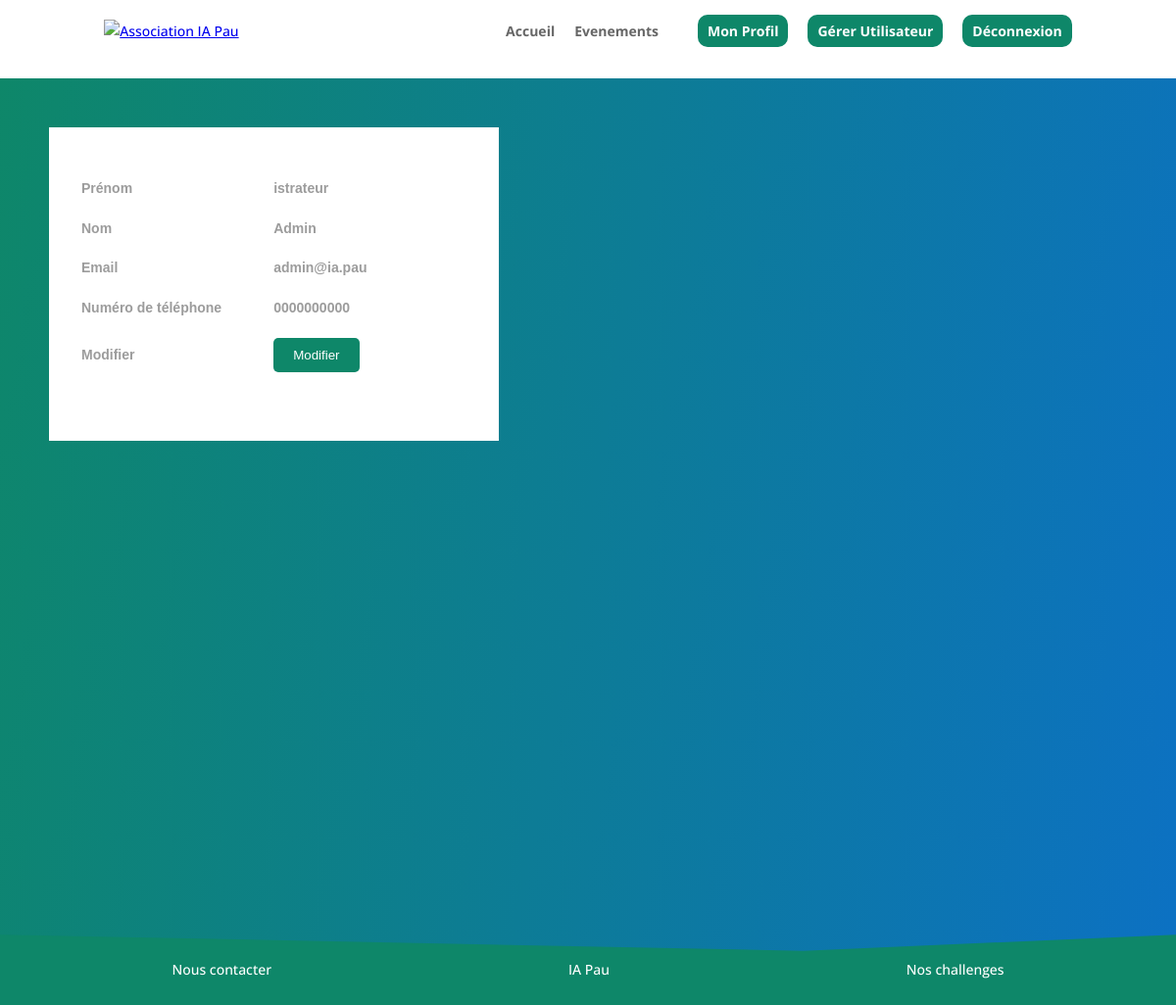
The app's page /?page=profilAdmin (signed in) with its own data.
### tables this page shows
CREATE TABLE Utilisateur(
    idUtilisateur int NOT NULL AUTO_INCREMENT,
    email varchar(64) NOT NULL,
    motDePasse varchar(255) NOT NULL,
    type varchar(30) NOT NULL,
    nomUtilisateur varchar(30) NOT NULL,
    prenomUtilisateur varchar(30) NOT NULL,
    numeroTel char(10) NOT NULL,
    niveauEtude varchar(2),
    ecole varchar(30),
    ville varchar(30),
    nomEntreprise varchar(30),
    dateDebutUtilisateur date,
    dateFinUtilisateur date,
    PRIMARY KEY (idUtilisateur),
 
    UNIQUE (email),
    CONSTRAINT check_numerotel CHECK (numeroTel REGEXP '^[0-9]{10}$'),
    CONSTRAINT check_niveauEtude CHECK (niveauEtude IN ('','L1', 'L2', 'L3', 'M1', 'M2', 'D')),
    CONSTRAINT check_type CHECK (type IN ('Etudiant', 'Gestionnaire', 'Administrateur'))
);

### action/bdd.php (called while the page is built, shortened)
<?php
require_once('database_login.php');
function connect()
{
    $connexion = null;
    global $username;
    global $password;
    global $bddname;
    global $port;
    try {
        $connexion = new PDO(
            'mysql:host=localhost;dbname=' . $bddname . ';charset=utf8' . ';port=' . $port,
            $username,
            $password
        );
    } catch (Exception $e) {
        die('Erreur : ' . $e->getMessage());
    }
    return $connexion;
}
function getUser($mail)
{
    try {
        $conn = connect();
        $sqlQuery = "SELECT * FROM Utilisateur WHERE email LIKE :email";
        $statement = $conn->prepare($sqlQuery);
        $statement->bindParam(':email', $mail);
        $statement->execute();
        $result = $statement->fetchAll();
        return $result;
    } catch (Exception $e) {
        die('Erreur : ' . $e->getMessage());
    }
}
?>

### pages/profilAdmin.php (the view, shortened to what this page needs)
<?php
if (isset($_SESSION['email'])) {
    $email = $_SESSION['email'];
    $infos = getUser($email);
    ?>
<div class="profil">
    <div id="profil_id" class="profil_block">
    <table>
        <tr>
            <th>Prénom</th>
            <td><?php echo $infos[0]['prenomUtilisateur']; ?></td>
            <td><p id="prenomError" style="display: none; color: red;">Veuillez entrer un prénom valide</p></td>
        </tr>
        <tr>
            <th>Nom</th>
            <td><?php echo $infos[0]['nomUtilisateur']; ?></td>
            <td><p id="nomError" style="display: none; color: red;">Veuillez entrer un nom valide</p></td>
        </tr>
        <tr>
            <th>Email</th>
            <td><?php echo $infos[0]['email']; ?></td>
            <td><p id="emailError" style="display: none; color: red;">Veuillez entrer une adresse email valide</p></td>
        </tr>
        <tr>
            <th>Numéro de téléphone</th>
            <td><?php echo $infos[0]['numeroTel']; ?></td>
            <td><p id="numeroTelError" style="display: none; color: red;">Veuillez entrer un numéro de téléphone valide</p></td>
        </tr>
        <tr>
            <th>Modifier</th>
            <td><button onclick="toggleEditAdmin(this)" data-mdp="<?php echo $infos[0]['motDePasse']; ?>"  data-email="<?php echo $infos[0]['email']; ?>">Modifier</button></td>
        </tr>
    </table>
    </div>
</div>
    <?php
} else {
    echo 'error';
}
?>

### styles/global.css (style rules this page uses)
body { position: relative; margin: 0; padding-bottom: 6rem; min-height: 100%; font-family: Open Sans,Arial,sans-serif; font-size: 14px; color: #2b2b2b; line-height: 1.7em; font-weight: 500; background-color: rgb(255, 255, 255); }
html { height: 100%; box-sizing: border-box; }
*, *:before, *:after { box-sizing: inherit; }
button { background-color: #0e8769; color: white; border-radius: 5px; padding: 10px 20px; border: none; transition: color 0.3s ease; font-family: 'Ubuntu',Helvetica,Arial,Lucida,sans-serif !important; cursor: pointer; }

### styles/component/profil.css (style rules this page uses)
.profil { background-image: linear-gradient(100deg,#0e8769 0%,#0c71c3 100%) !important; color:white; font-family: 'Poppins',Helvetica,Arial,Lucida,sans-serif; font-weight: 600; line-height: 1.4em; display: flex; justify-content: first baseline; align-items:flex-start; padding-bottom: 130px; min-height: 900px; margin-bottom: -50px; }
.profil_block { background-color: white; color: #9c9c9c; margin: 50px; padding: 50px 30px; margin-right: 200px; text-align: left; }
.profil_block table tr th,.profil_block table tr td { padding-bottom: 18px; padding-right: 50px; }

### records on screen
utilisateur: prenomUtilisateur "istrateur", nomUtilisateur "Admin", email "admin@ia.pau", numeroTel "0000000000"
